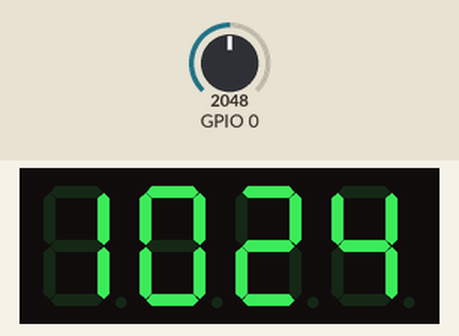
Recording of a sketch running on a simulated ESP32. On the bench: 4-digit seven-segment display. The test bench sets the inputs (shaded band); at power-on: GPIO 0 = 2048 (analog values on the 0–4095 scale). WiFi joins after 1.5 s; servers stay silent unless stated; the local clock reads 2024-03-15 10:24:30 at power-on unless the sketch sets it; what the sketch prints to the serial monitor is not drawn.

Above: at 2.7 s.
2.8 s: GPIO 0 set to 1510
5.6 s: GPIO 0 set to 1160
7.7 s: GPIO 0 set to 810
Timing chart, 0 to 10.7 s (numbered marks = the images above; inputs shaded):
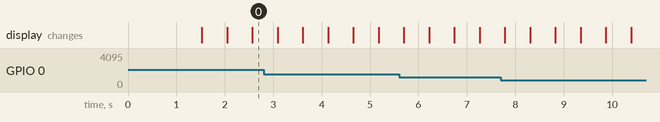

The sketch:

sketch_apr20b.ino
```cpp
// CONNECTIONS:
// DS1302 CLK/SCLK --> 4
// DS1302 DAT/IO -->5
// DS1302 RST/CE --> 6
// DS1302 VCC --> 3.3v - 5v
// DS1302 GND --> GND

#include <WiFi.h>
#include "time.h"
#include "sntp.h"
#include <RtcDS1302.h>
#include <TM1637Display.h>

#define CLK 19
#define DIO 18

TM1637Display display(CLK, DIO);

const char* ssid       = "ILIVE";
const char* password   = "012345678";

const char* ntpServer1 = "pool.ntp.org";
const char* ntpServer2 = "time.nist.gov";
const long  gmtOffset_sec = 7*3600;
const int   daylightOffset_sec = 3600;
int brightness;
const char* time_zone = "CET-1CEST,M3.5.0,M10.5.0/3";  // TimeZone rule for Europe/Rome including daylight adjustment rules (optional)
bool colon = true;
ThreeWire myWire(5, 4, 6);  // IO, SCLK, CE
RtcDS1302<ThreeWire> Rtc(myWire);
#define countof(a) (sizeof(a) / sizeof(a[0]))

const char data[] = "what time is it";

void printLocalTime()
{
  struct tm timeinfo;
  if(!getLocalTime(&timeinfo)){
    Serial.println("No time available (yet)");
    return;
  }
  Serial.println(&timeinfo, "%A, %B %d %Y %H:%M:%S");
}

// Callback function (get's called when time adjusts via NTP)
void timeavailable(struct timeval *t)
{
  Serial.println("Got time adjustment from NTP!");
  printLocalTime();
}

void setup()
{
  Serial.begin(115200);
  display.setBrightness(3);
  analogReadResolution(12);
  // set notification call-back function
  sntp_set_time_sync_notification_cb( timeavailable );

  /**
   * NTP server address could be aquired via DHCP,
   *
   * NOTE: This call should be made BEFORE esp32 aquires IP address via DHCP,
   * otherwise SNTP option 42 would be rejected by default.
   * NOTE: configTime() function call if made AFTER DHCP-client run
   * will OVERRIDE aquired NTP server address
   */
  sntp_servermode_dhcp(1);    // (optional)

  /**
   * This will set configured ntp servers and constant TimeZone/daylightOffset
   * should be OK if your time zone does not need to adjust daylightOffset twice a year,
   * in such a case time adjustment won't be handled automagicaly.
   */
  configTime(gmtOffset_sec, daylightOffset_sec, ntpServer1, ntpServer2);

  /**
   * A more convenient approach to handle TimeZones with daylightOffset
   * would be to specify a environmnet variable with TimeZone definition including daylight adjustmnet rules.
   * A list of rules for your zone could be obtained from https://github.com/esp8266/Arduino/blob/master/cores/esp8266/TZ.h
   */
  //configTzTime(time_zone, ntpServer1, ntpServer2);
// Serial.print("compiled: ");
  // Serial.print(__DATE__);
  // Serial.println(__TIME__);

  Rtc.Begin();
//程序下载编译时，自动把系统时间定义进结构变量中

  RtcDateTime compiled = RtcDateTime(__DATE__, __TIME__);

  printDateTime(compiled);
  Serial.println();
//当发现RTC时间丢失或错乱，可以为RTC重新写入时间
  if (!Rtc.IsDateTimeValid()) {
    Serial.println("RTC lost confidence in the DateTime!");
    Rtc.SetDateTime(compiled);
  }

  if (Rtc.GetIsWriteProtected()) {
    Serial.println("RTC was write protected, enabling writing now");
    Rtc.SetIsWriteProtected(false);
  }

  if (!Rtc.GetIsRunning()) {
    Serial.println("RTC was not actively running, starting now");
    Rtc.SetIsRunning(true);
  }

  RtcDateTime now = Rtc.GetDateTime();
  if (now < compiled) {
    Serial.println("RTC is older than compile time!  (Updating DateTime)");
    Rtc.SetDateTime(compiled);
  }


  /* comment out on a second run to see that the info is stored long term */
  // Store something in memory on the RTC
  uint8_t count = sizeof(data);
  uint8_t written = Rtc.SetMemory((const uint8_t*)data, count);  // this includes a null terminator for the string
  if (written != count) {
    Serial.print("something didn't match, count = ");
    Serial.print(count, DEC);
    Serial.print(", written = ");
    Serial.print(written, DEC);
    Serial.println();
  }
  /* end of comment out section */
  //connect to WiFi
  Serial.printf("Connecting to %s ", ssid);
  WiFi.begin(ssid, password);
  while (WiFi.status() != WL_CONNECTED) {
      delay(500);
      Serial.print(".");
  }
  Serial.println(" CONNECTED");
//获取网络时间，更新DS1302中的时间
  struct tm timeinfo;
  getLocalTime(&timeinfo);

  char str_time[12];
  strftime(str_time, sizeof(str_time), "%H:%M:%S", &timeinfo);
  compiled = RtcDateTime(__DATE__, str_time);
  Rtc.SetDateTime(compiled);
}

void loop()
{
  int analogValue = analogRead(0);
  Serial.println(analogValue);
  if(analogValue >= 3800)
    brightness = 1;
  else if (analogValue <3800 && analogValue >=1600)
    brightness = 2;
  else if(analogValue < 1550 && analogValue >=1200)
    brightness = 3;
  else if(analogValue < 1200 && analogValue >=850)
    brightness = 4;
  else if(analogValue < 850)
    brightness = 5;
  display.setBrightness(brightness);
  Serial.println(brightness);
  //GetDateTime函数获取RTC模块时间
  RtcDateTime now = Rtc.GetDateTime();
  printDateTime(now);

  if (!now.IsValid()) {
    // Common Causes:
    //    1) the battery on the device is low or even missing and the power line was disconnected
    Serial.println("RTC lost confidence in the DateTime!");
  }
  colon = !colon;
  int bits = colon ? 0b01000000 : 0;
  display.showNumberDecEx(now.Hour() * 100 + now.Minute(), bits, true, 4, 0);
  delay(500);
  colon = !colon;
  bits = colon ? 0b01000000 : 0;
  display.showNumberDecEx(now.Hour() * 100 + now.Minute(), bits, true, 4, 0);
  delay(500);
  //printLocalTime();     // it will take some time to sync time :)
}

void printDateTime(const RtcDateTime& dt) {
  char datestring[20];

  snprintf_P(datestring,
             countof(datestring),
             PSTR("%02u/%02u/%04u %02u:%02u:%02u"),
             dt.Month(),
             dt.Day(),
             dt.Year(),
             dt.Hour(),
             dt.Minute(),
             dt.Second());
  Serial.print(datestring);
  Serial.println("");
}
```
